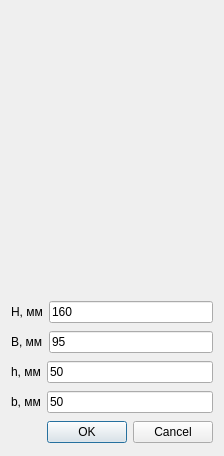
<?xml version="1.0" encoding="UTF-8"?>
<ui version="4.0">
 <class>DialogProfile</class>
 <widget class="QDialog" name="DialogProfile">
  <property name="geometry">
   <rect>
    <x>0</x>
    <y>0</y>
    <width>224</width>
    <height>456</height>
   </rect>
  </property>
  <property name="windowTitle">
   <string>Параметры сечения</string>
  </property>
  <layout class="QVBoxLayout" name="verticalLayout_2">
   <item>
    <widget class="QLabel" name="label_3">
     <property name="sizePolicy">
      <sizepolicy hsizetype="Fixed" vsizetype="Fixed">
       <horstretch>0</horstretch>
       <verstretch>0</verstretch>
      </sizepolicy>
     </property>
     <property name="minimumSize">
      <size>
       <width>200</width>
       <height>280</height>
      </size>
     </property>
     <property name="baseSize">
      <size>
       <width>0</width>
       <height>0</height>
      </size>
     </property>
     <property name="text">
      <string/>
     </property>
     <property name="pixmap">
      <pixmap resource="res.qrc">:/new/prefix1/profile.png</pixmap>
     </property>
     <property name="scaledContents">
      <bool>true</bool>
     </property>
    </widget>
   </item>
   <item>
    <layout class="QHBoxLayout" name="horizontalLayout_3">
     <item>
      <widget class="QLabel" name="label_4">
       <property name="text">
        <string>H, мм</string>
       </property>
      </widget>
     </item>
     <item>
      <widget class="QLineEdit" name="lineEdit_4">
       <property name="text">
        <string>160</string>
       </property>
      </widget>
     </item>
    </layout>
   </item>
   <item>
    <layout class="QHBoxLayout" name="horizontalLayout_4">
     <item>
      <widget class="QLabel" name="label_5">
       <property name="text">
        <string>B, мм</string>
       </property>
      </widget>
     </item>
     <item>
      <widget class="QLineEdit" name="lineEdit_3">
       <property name="text">
        <string>95</string>
       </property>
      </widget>
     </item>
    </layout>
   </item>
   <item>
    <layout class="QHBoxLayout" name="horizontalLayout">
     <item>
      <widget class="QLabel" name="label">
       <property name="text">
        <string>h, мм</string>
       </property>
      </widget>
     </item>
     <item>
      <widget class="QLineEdit" name="lineEdit">
       <property name="text">
        <string>50</string>
       </property>
      </widget>
     </item>
    </layout>
   </item>
   <item>
    <layout class="QHBoxLayout" name="horizontalLayout_2">
     <item>
      <widget class="QLabel" name="label_2">
       <property name="text">
        <string>b, мм</string>
       </property>
      </widget>
     </item>
     <item>
      <widget class="QLineEdit" name="lineEdit_2">
       <property name="text">
        <string>50</string>
       </property>
      </widget>
     </item>
    </layout>
   </item>
   <item>
    <widget class="QDialogButtonBox" name="buttonBox">
     <property name="orientation">
      <enum>Qt::Horizontal</enum>
     </property>
     <property name="standardButtons">
      <set>QDialogButtonBox::Cancel|QDialogButtonBox::Ok</set>
     </property>
     <property name="centerButtons">
      <bool>false</bool>
     </property>
    </widget>
   </item>
  </layout>
 </widget>
 <resources>
  <include location="res.qrc"/>
 </resources>
 <connections>
  <connection>
   <sender>buttonBox</sender>
   <signal>accepted()</signal>
   <receiver>DialogProfile</receiver>
   <slot>accept()</slot>
   <hints>
    <hint type="sourcelabel">
     <x>248</x>
     <y>254</y>
    </hint>
    <hint type="destinationlabel">
     <x>157</x>
     <y>274</y>
    </hint>
   </hints>
  </connection>
  <connection>
   <sender>buttonBox</sender>
   <signal>rejected()</signal>
   <receiver>DialogProfile</receiver>
   <slot>reject()</slot>
   <hints>
    <hint type="sourcelabel">
     <x>316</x>
     <y>260</y>
    </hint>
    <hint type="destinationlabel">
     <x>286</x>
     <y>274</y>
    </hint>
   </hints>
  </connection>
 </connections>
</ui>
